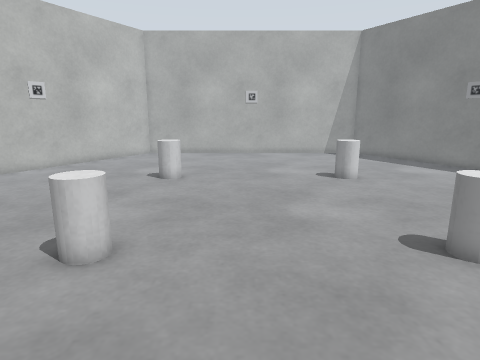
[1] (above)

14 first-person views from a walk through a robot-simulator world made for Gazebo. The camera is 0.85 m above the floor, tilts 12° down and sees 75° across. The floor is counted in squares, 0.25 m on a side. Each view is taken from the middle of a square. On the plan, view 1 faces up. The plan holds only what a view shows up to about 20 squares ahead; the rest is blank. The place goes on beyond the plan.

[2]
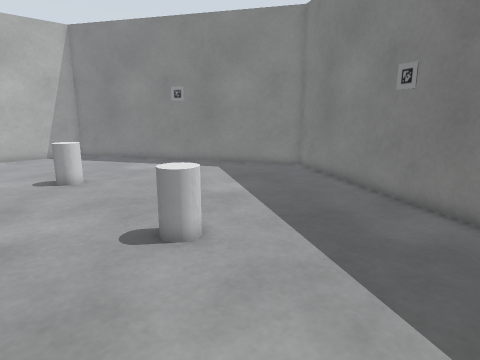

[3]
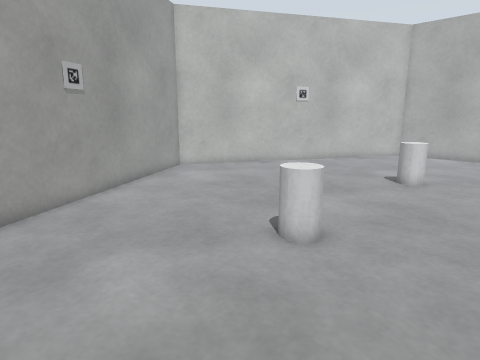

[4]
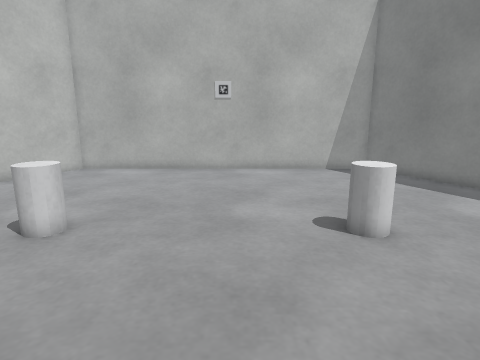

[5]
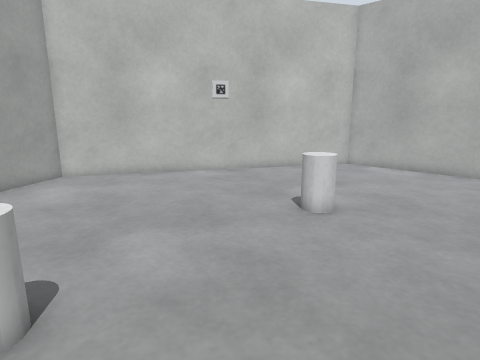

[6]
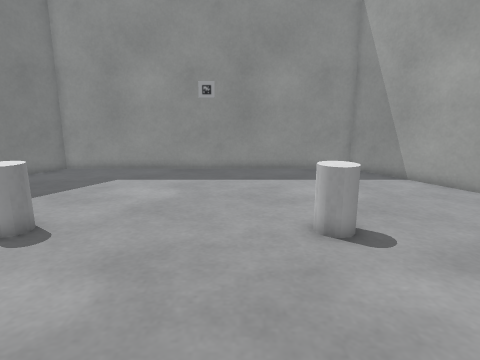

[7]
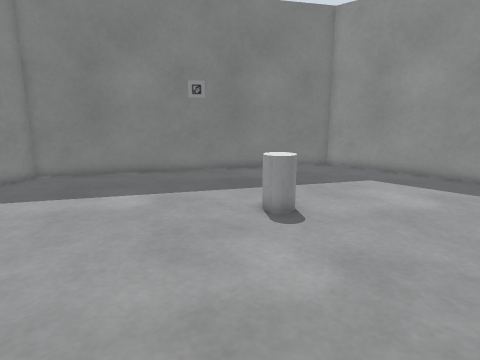

[8]
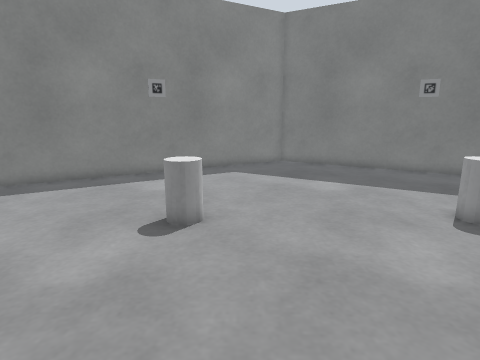

[9]
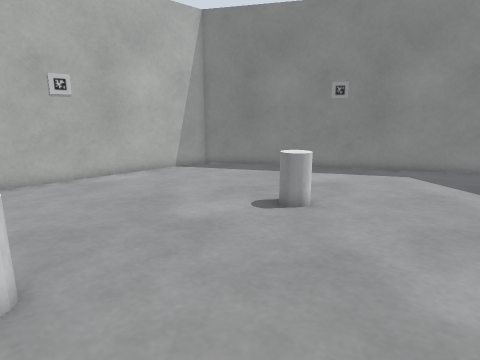

[10]
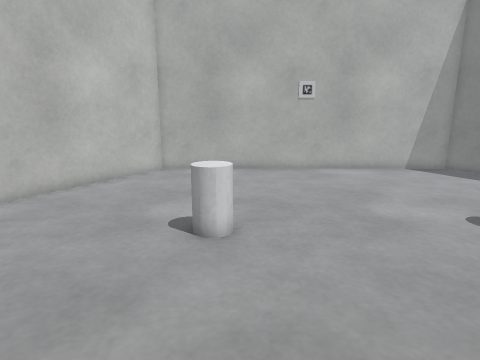

[11]
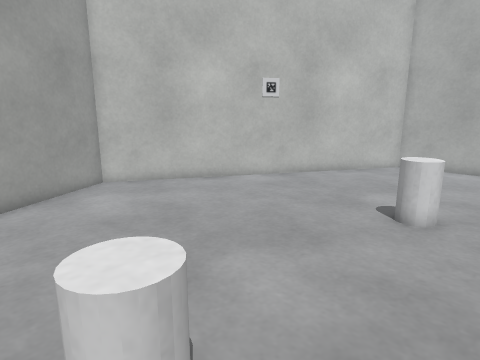

[12]
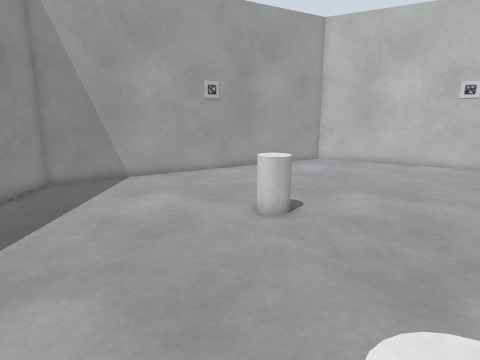

[13]
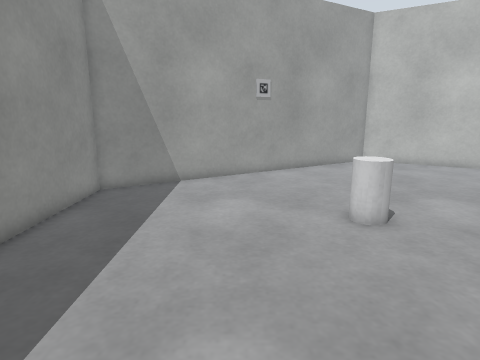

[14]
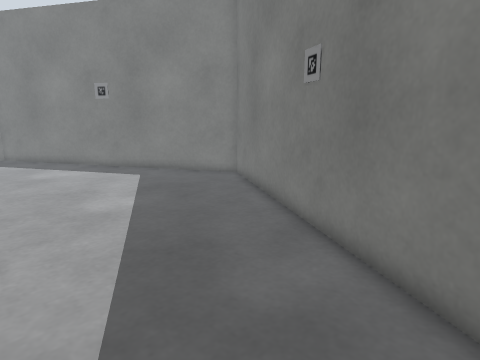

### Floor plan
Points are (right, up) in squares from view 1. A wall is a line through its corners. A room is listed if a view was taken in it or the views show most of it. See-through windows are left out.
Room 1 (views 1, 2, 3, 4, 5, 6, 7, 8, 9, 10, 11, 12, 13, 14)
walls: (-7.9, -3.4) (9.9, -3.4) (18.8, 12) (9.9, 27.4) (-7.9, 27.4) (-16.8, 12) (-7.9, -3.4)
objects: marker (-12, 4); marker (-12, 20); white cylinder (-4, 7) to (-3, 8); white cylinder (-4, 16) to (-3, 17); marker (1, -3); marker (1, 27); white cylinder (5, 7) to (6, 8); white cylinder (5, 16) to (6, 17); marker (14, 4); marker (14, 20)

Where each view was taken, in squares from view 1:
view 1: 0 up, 0 right, facing up
view 2: 0 up, 1 right, facing up-right
view 3: 0 up, 1 right, facing up-left
view 4: 8 up, 2 right, facing up
view 5: 7 up, 2 right, facing up-left
view 6: 16 up, 1 left, facing down
view 7: 16 up, 1 left, facing down-right
view 8: 15 up, 4 left, facing right
view 9: 10 up, 4 left, facing up-right
view 10: 8 up, 3 left, facing up
view 11: 6 up, 1 left, facing up-left
view 12: 6 up, 7 right, facing left
view 13: 3 up, 6 right, facing left
view 14: 1 down, 6 right, facing up-right
